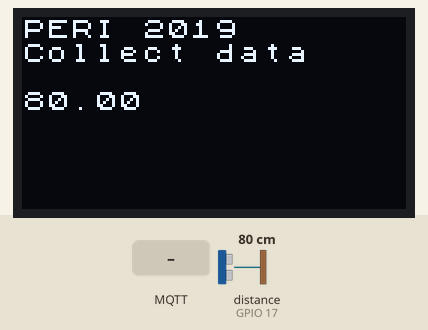
Simulated run of this sketch. Board: ESP32. Parts: 128×64 one-colour display. The test bench sets the inputs (shaded band); at power-on: distance to the obstacle (sensor on GPIO 17) 80 cm. WiFi joins after 1.5 s; servers stay silent unless stated; random numbers use the default seed unless the sketch sets one; no MQTT or app messages arrive unless stated; what the sketch prints to the serial monitor is not drawn.

Above: at 5.7 s.
5.8 s: MQTT message "on" arrives on the first subscribed topic
At 7.0 s:
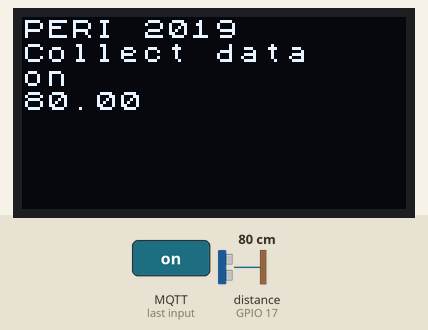
7.3 s: MQTT message "off" arrives on the first subscribed topic
At 8.2 s:
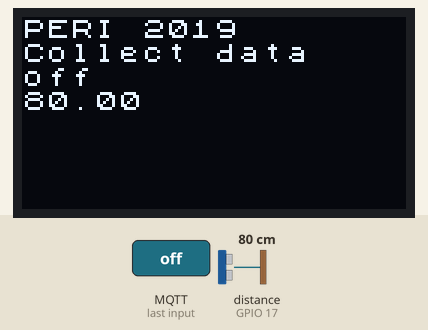
8.8 s: distance to the obstacle (sensor on GPIO 17) set to 2 cm
At 10.9 s:
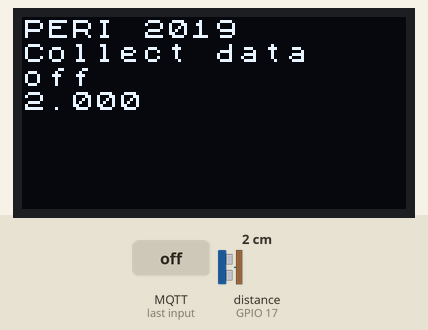
12.1 s: MQTT message "1" arrives on the first subscribed topic
13.6 s: distance to the obstacle (sensor on GPIO 17) set to 4 cm
At 14.4 s:
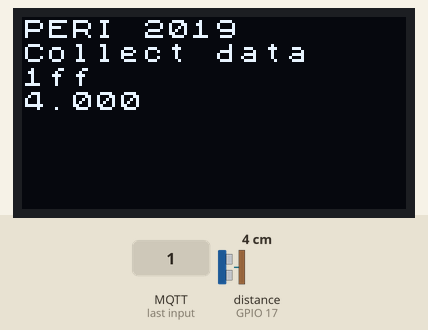
15.1 s: distance to the obstacle (sensor on GPIO 17) set to 9 cm
At 17.9 s:
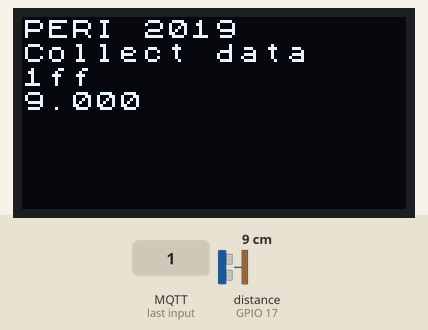
Timing chart, 0 to 19.1 s (numbered marks = the images above; inputs shaded):
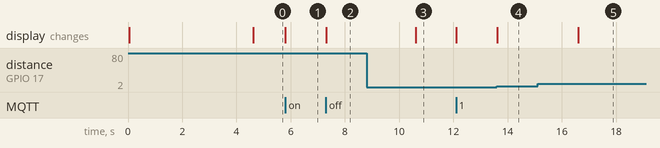

Measured:
- after the input at 5.8 s, the display: changes at once (image 1)
- after the input at 7.3 s, the display: changes at once (image 2)
- after the input at 8.8 s, the display: changes after 1.8 s (image 3)
- after the input at 13.6 s, the display: changes at once (image 4)
- after the input at 15.1 s, the display: changes after 1.5 s (image 5)

The sketch:

esp.ino
```cpp
/*
 Basic HELTEC ESP32 MQTT example
 This sketch demonstrates the capabilities of the pubsub library in combination
 with the HELTEC ESP32 board/library.
 It connects to an MQTT server then:
  - publishes "hello world" to the topic "outTopic" every two seconds
  - subscribes to the topic "inTopic", printing out any messages
    it receives. NB - it assumes the received payloads are strings not binary
 It will reconnect to the server if the connection is lost using a blocking
 reconnect function. See the 'mqtt_reconnect_nonblocking' example for how to
 achieve the same result without blocking the main loop.
*/

#include <HCSR04.h>
#include <WiFi.h>
#include <PubSubClient.h>
#include <U8x8lib.h>

// Initialize  sensor  that  uses  digital pins  13  and 12
UltraSonicDistanceSensor  distanceSensor(5, 17);

// Update these with values suitable for your network.

const char* ssid 		= "dd-wrt";
const char* password 	= "peri2019";

const char* IN_TOPIC	= "in_peri_al";
const char* OUT_TOPIC 	= "out_peri_al";
const char* mqtt_server = "192.168.1.42";
int port 				= 1883;

U8X8_SSD1306_128X64_NONAME_SW_I2C u8x8(/* clock=*/ 15, /* data=*/ 4, /* reset=*/ 16);
uint64_t chipid;
WiFiClient espClient;
PubSubClient client(espClient);
long lastMsg = 0;
char msg[100];

void setup_wifi()
{
  delay(10);
  // We start by connecting to a WiFi network
  Serial.println();
  Serial.print("Connecting to ");
  Serial.println(ssid);

  WiFi.begin(ssid, password);

  while (WiFi.status() != WL_CONNECTED) {
    delay(500);
    Serial.print(".");
  }

  randomSeed(micros());

  Serial.println("");
  Serial.println("WiFi connected");
  Serial.println("IP address: ");
  Serial.println(WiFi.localIP());
}

/*
- appelée a chaque fois que quelquun sur le reseau envoie un message sur le out_topic
*/
void callback(char* topic, byte* payload, unsigned int length)
{
  Serial.print("Message arrived [");
  Serial.print(topic);
  Serial.print("] ");

  payload[length]=0;
  for (int i = 0; i < length; i++)
  {
    Serial.print((char)payload[i]);
  }
  Serial.println();

  Serial2.println((char*)payload);
  u8x8.drawString(0, 2, (char*)payload);

}
/* Reconnecter en cas de perte de connextion */
void reconnect()
{
  // Loop until we're reconnected
  while (!client.connected())
  {
    Serial.print("Attempting MQTT connection...");
    // Create a random client ID
    String clientId = "HeltecESP32LoraClient-";
    clientId += String(random(0xffff), HEX);
    // Attempt to connect
    if (client.connect(clientId.c_str()))
    {
      Serial.println("connected");
      // Once connected, publish an announcement...
      client.publish(OUT_TOPIC, "Message to publish");
      // ... and resubscribe
      client.subscribe(IN_TOPIC);
    } else
    {
      Serial.print("failed, rc=");
      Serial.print(client.state());
      Serial.println(" try again in 5 seconds");
      // Wait 5 seconds before retrying
      delay(5000);
    }
  }
}

void setup()
{

  Serial.begin(115200);
  //Serial2.begin(115200); // disrupts the UltraSonic results

  u8x8.begin();
  u8x8.setFont(u8x8_font_chroma48medium8_r);
  u8x8.drawString(0, 0, "PERI 2019");
  u8x8.drawString(0, 1, "Collect data");

  chipid=ESP.getEfuseMac();//The chip ID is essentially its MAC address(length: 6 bytes).
  Serial.printf("ESP32 Chip ID = %04X",(uint16_t)(chipid>>32));//print High 2 bytes
  Serial.printf("%08X\n",(uint32_t)chipid);//print Low 4bytes.

  delay(3000);

  setup_wifi();
  client.setServer(mqtt_server, port);
  client.setCallback(callback);
}

void loop()
{

  if (!client.connected())
  {
    reconnect();
  }
  client.loop();

  long now = millis();
  if (now - lastMsg > 3000)
  {
    lastMsg = now;
    String value = String(distanceSensor.measureDistanceCm());

    // print message on LCD
    u8x8.drawString(0, 3, value.c_str());

    // make message format: "table_name,row_name,value"
    // ex.: "distance_mesure,distance,100"

    // Distance Mesure
    snprintf(msg, 100, "distance,distance,date,%s,'%s'", value.c_str(), "2012-04-19 22:22:22");
    client.publish(OUT_TOPIC, msg);
    // Chaleur Meusure
	  snprintf(msg, 100, "random,random,date,%ld,'%s'", random(0, 100),"2012-04-19 22:22:22");
    client.publish(OUT_TOPIC, msg);
  }
}
```
